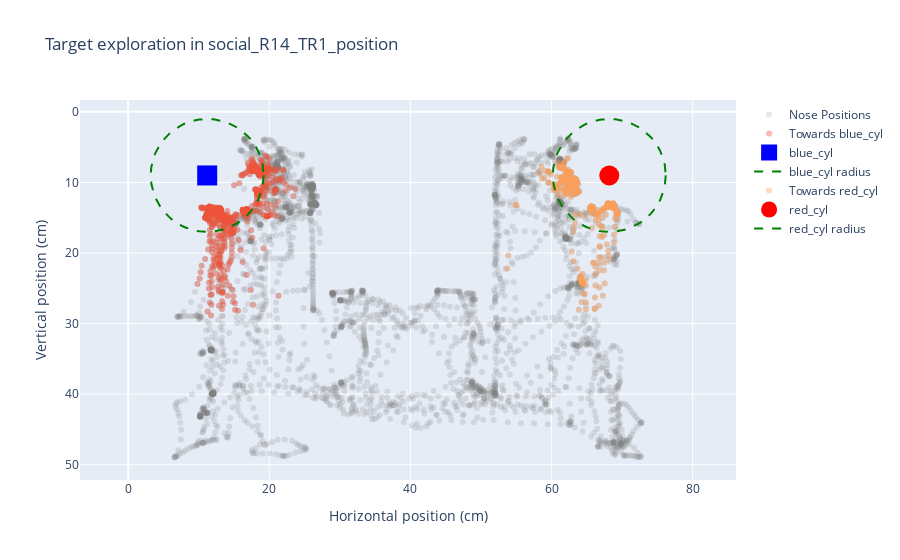

The notebook cell saved with this chart:
### Markdown cell above
---
#### 2. We can open an example file and see what is inside

### Code cell
example_path = rst.choose_example_csv(params, look_for = 'TR1')

# Plot mouse exploration around multiple targets
rst.plot_position(params, example_path)
